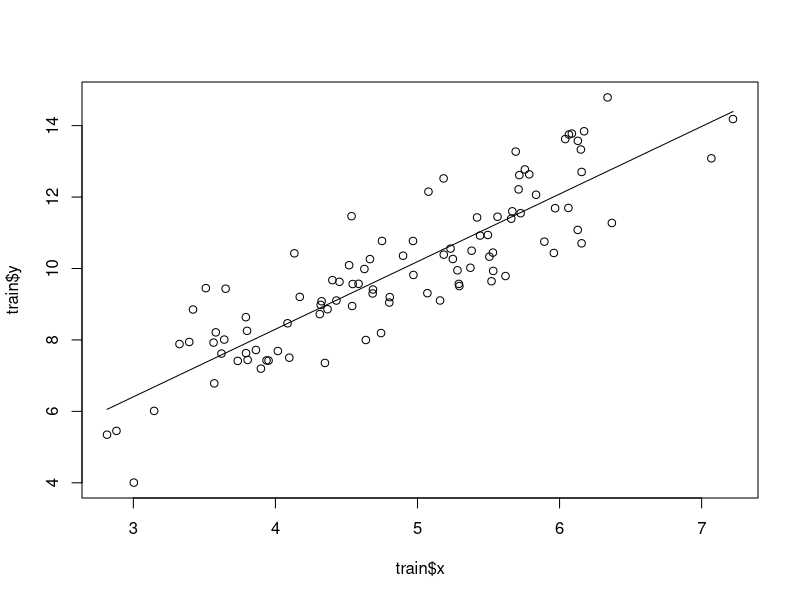
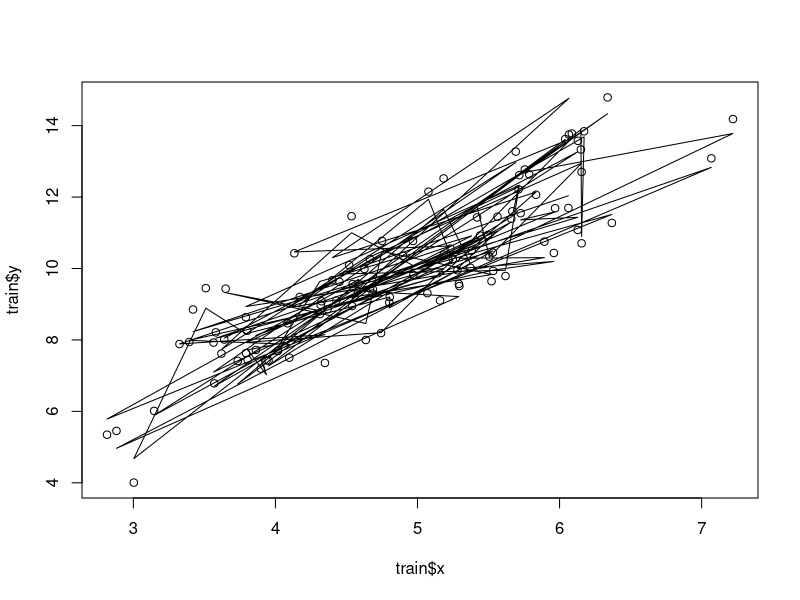

These figures' R source, in order:

set.seed(10)

n <- 200

x <- rnorm(n, 5, 1)

# true relationship
y <- 2*x + rnorm(n, 0, 1)

dat <- data.frame(
  y,
  x
)

for(i in 1:80){
  dat[[paste0("z",i)]] <- rnorm(n, 5, 1)
}

# Training and testing data 
train_id <- sample(1:n, n/2)

train <- dat[train_id, ]
test  <- dat[-train_id, ]

# Simple model
m_simple <- lm(y ~ x, data = train)
summary(m_simple)

# Prediction error (training)
pred_train_simple <- predict(m_simple, train)
mean((train$y - pred_train_simple)^2)

# Prediction error (testing)
pred_test_simple <- predict(m_simple, test)
mean((test$y - pred_test_simple)^2)

# Overfit model
m_overfit <- lm(y ~ .,
                data = train)
summary(m_overfit)

# Training error
pred_train_overfit <- predict(m_overfit, train)
mean((train$y - pred_train_overfit)^2)

# Testing error
pred_test_overfit <- predict(m_overfit, test)
mean((test$y - pred_test_overfit)^2)

# Plot the predicted relationship between the simple model and the overfit model

# Simple model
plot(train$y ~ train$x)
lines(pred_train_simple ~ train$x)

# Overfit model
plot(train$y ~ train$x)
lines(pred_train_overfit ~ train$x)
